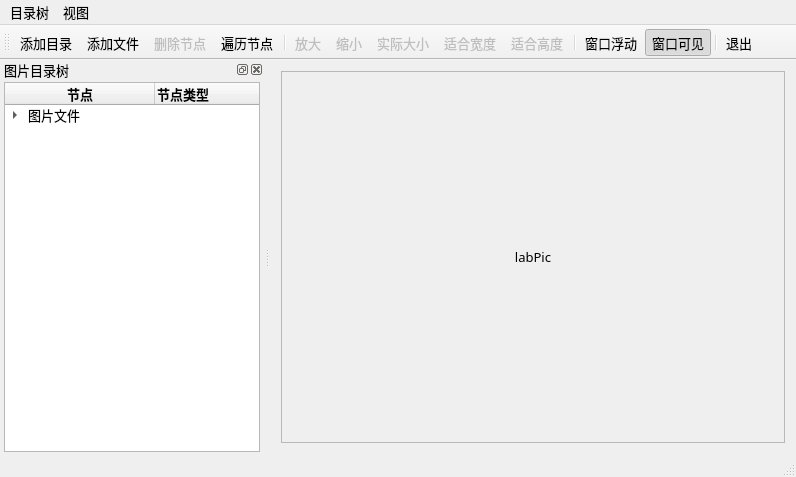
<?xml version="1.0" encoding="UTF-8"?>
<ui version="4.0">
 <class>MainWindow</class>
 <widget class="QMainWindow" name="MainWindow">
  <property name="geometry">
   <rect>
    <x>0</x>
    <y>0</y>
    <width>796</width>
    <height>477</height>
   </rect>
  </property>
  <property name="font">
   <font>
    <family>宋体</family>
    <pointsize>10</pointsize>
   </font>
  </property>
  <property name="windowTitle">
   <string>QTreeWidget的使用</string>
  </property>
  <widget class="QWidget" name="centralWidget">
   <layout class="QVBoxLayout" name="verticalLayout_3">
    <item>
     <widget class="QScrollArea" name="scrollArea">
      <property name="minimumSize">
       <size>
        <width>200</width>
        <height>0</height>
       </size>
      </property>
      <property name="sizeAdjustPolicy">
       <enum>QAbstractScrollArea::SizeAdjustPolicy::AdjustIgnored</enum>
      </property>
      <property name="widgetResizable">
       <bool>true</bool>
      </property>
      <property name="alignment">
       <set>Qt::AlignmentFlag::AlignCenter</set>
      </property>
      <widget class="QWidget" name="scrollAreaWidgetContents">
       <property name="geometry">
        <rect>
         <x>0</x>
         <y>0</y>
         <width>542</width>
         <height>374</height>
        </rect>
       </property>
       <layout class="QVBoxLayout" name="verticalLayout_2">
        <item>
         <widget class="QLabel" name="labPic">
          <property name="text">
           <string>labPic</string>
          </property>
          <property name="scaledContents">
           <bool>false</bool>
          </property>
          <property name="alignment">
           <set>Qt::AlignmentFlag::AlignCenter</set>
          </property>
         </widget>
        </item>
       </layout>
      </widget>
     </widget>
    </item>
   </layout>
  </widget>
  <widget class="QMenuBar" name="menuBar">
   <property name="geometry">
    <rect>
     <x>0</x>
     <y>0</y>
     <width>796</width>
     <height>17</height>
    </rect>
   </property>
   <widget class="QMenu" name="menuPic">
    <property name="title">
     <string>目录树</string>
    </property>
    <addaction name="actAddFolder"/>
    <addaction name="actAddFiles"/>
    <addaction name="actDeleteItem"/>
    <addaction name="actScanItems"/>
    <addaction name="separator"/>
    <addaction name="actQuit"/>
   </widget>
   <widget class="QMenu" name="menuView">
    <property name="title">
     <string>视图</string>
    </property>
    <addaction name="actZoomIn"/>
    <addaction name="actZoomOut"/>
    <addaction name="actZoomRealSize"/>
    <addaction name="actZoomFitW"/>
    <addaction name="actZoomFitH"/>
   </widget>
   <addaction name="menuPic"/>
   <addaction name="menuView"/>
  </widget>
  <widget class="QToolBar" name="mainToolBar">
   <property name="toolButtonStyle">
    <enum>Qt::ToolButtonStyle::ToolButtonTextUnderIcon</enum>
   </property>
   <attribute name="toolBarArea">
    <enum>TopToolBarArea</enum>
   </attribute>
   <attribute name="toolBarBreak">
    <bool>false</bool>
   </attribute>
   <addaction name="actAddFolder"/>
   <addaction name="actAddFiles"/>
   <addaction name="actDeleteItem"/>
   <addaction name="actScanItems"/>
   <addaction name="separator"/>
   <addaction name="actZoomIn"/>
   <addaction name="actZoomOut"/>
   <addaction name="actZoomRealSize"/>
   <addaction name="actZoomFitW"/>
   <addaction name="actZoomFitH"/>
   <addaction name="separator"/>
   <addaction name="actDockFloat"/>
   <addaction name="actDockVisible"/>
   <addaction name="separator"/>
   <addaction name="actQuit"/>
  </widget>
  <widget class="QStatusBar" name="statusBar"/>
  <widget class="QDockWidget" name="dockWidget">
   <property name="allowedAreas">
    <set>Qt::DockWidgetArea::LeftDockWidgetArea|Qt::DockWidgetArea::RightDockWidgetArea</set>
   </property>
   <property name="windowTitle">
    <string>图片目录树</string>
   </property>
   <attribute name="dockWidgetArea">
    <number>1</number>
   </attribute>
   <widget class="QWidget" name="dockWidgetContents">
    <layout class="QVBoxLayout" name="verticalLayout">
     <property name="leftMargin">
      <number>4</number>
     </property>
     <property name="topMargin">
      <number>2</number>
     </property>
     <property name="rightMargin">
      <number>4</number>
     </property>
     <property name="bottomMargin">
      <number>2</number>
     </property>
     <item>
      <widget class="QTreeWidget" name="treeFiles">
       <property name="columnCount">
        <number>2</number>
       </property>
       <attribute name="headerDefaultSectionSize">
        <number>150</number>
       </attribute>
       <column>
        <property name="text">
         <string>节点</string>
        </property>
        <property name="font">
         <font>
          <bold>true</bold>
         </font>
        </property>
        <property name="textAlignment">
         <set>AlignCenter</set>
        </property>
       </column>
       <column>
        <property name="text">
         <string>节点类型</string>
        </property>
        <property name="font">
         <font>
          <bold>true</bold>
         </font>
        </property>
        <property name="textAlignment">
         <set>AlignLeading|AlignVCenter</set>
        </property>
       </column>
       <item>
        <property name="text">
         <string>图片文件</string>
        </property>
        <property name="icon">
         <iconset resource="res.qrc">
          <normaloff>:/images/icons/15.ico</normaloff>:/images/icons/15.ico</iconset>
        </property>
        <item>
         <property name="text">
          <string>分组节点</string>
         </property>
         <property name="icon">
          <iconset resource="res.qrc">
           <normaloff>:/images/icons/open3.bmp</normaloff>:/images/icons/open3.bmp</iconset>
         </property>
         <item>
          <property name="text">
           <string>图片节点</string>
          </property>
          <property name="icon">
           <iconset resource="res.qrc">
            <normaloff>:/images/icons/31.ico</normaloff>:/images/icons/31.ico</iconset>
          </property>
         </item>
        </item>
        <item>
         <property name="text">
          <string>分组2</string>
         </property>
         <item>
          <property name="text">
           <string>图片2</string>
          </property>
          <property name="icon">
           <iconset resource="res.qrc">
            <normaloff>:/images/icons/31.ico</normaloff>:/images/icons/31.ico</iconset>
          </property>
         </item>
        </item>
       </item>
      </widget>
     </item>
    </layout>
   </widget>
  </widget>
  <action name="actAddFolder">
   <property name="icon">
    <iconset resource="res.qrc">
     <normaloff>:/images/icons/open3.bmp</normaloff>:/images/icons/open3.bmp</iconset>
   </property>
   <property name="text">
    <string>添加目录...</string>
   </property>
   <property name="toolTip">
    <string>添加目录</string>
   </property>
   <property name="statusTip">
    <string>选择目录，创建目录节点</string>
   </property>
   <property name="shortcut">
    <string>Ctrl+F</string>
   </property>
  </action>
  <action name="actAddFiles">
   <property name="icon">
    <iconset resource="res.qrc">
     <normaloff>:/images/icons/824.bmp</normaloff>:/images/icons/824.bmp</iconset>
   </property>
   <property name="text">
    <string>添加文件...</string>
   </property>
   <property name="toolTip">
    <string>添加文件</string>
   </property>
   <property name="statusTip">
    <string>选择多个文件，创建文件节点</string>
   </property>
   <property name="shortcut">
    <string>Ctrl+N</string>
   </property>
  </action>
  <action name="actZoomIn">
   <property name="enabled">
    <bool>false</bool>
   </property>
   <property name="icon">
    <iconset resource="res.qrc">
     <normaloff>:/images/icons/418.bmp</normaloff>:/images/icons/418.bmp</iconset>
   </property>
   <property name="text">
    <string>放大</string>
   </property>
   <property name="toolTip">
    <string>放大图片</string>
   </property>
   <property name="statusTip">
    <string>图片放大为原来的120%</string>
   </property>
   <property name="shortcut">
    <string>Ctrl+I</string>
   </property>
  </action>
  <action name="actZoomOut">
   <property name="enabled">
    <bool>false</bool>
   </property>
   <property name="icon">
    <iconset resource="res.qrc">
     <normaloff>:/images/icons/416.bmp</normaloff>:/images/icons/416.bmp</iconset>
   </property>
   <property name="text">
    <string>缩小</string>
   </property>
   <property name="toolTip">
    <string>缩小图片</string>
   </property>
   <property name="statusTip">
    <string>图片缩小为原来的80%</string>
   </property>
   <property name="shortcut">
    <string>Ctrl+O</string>
   </property>
  </action>
  <action name="actZoomRealSize">
   <property name="enabled">
    <bool>false</bool>
   </property>
   <property name="icon">
    <iconset resource="res.qrc">
     <normaloff>:/images/icons/414.bmp</normaloff>:/images/icons/414.bmp</iconset>
   </property>
   <property name="text">
    <string>实际大小</string>
   </property>
   <property name="toolTip">
    <string>图片实际大小显示</string>
   </property>
   <property name="statusTip">
    <string>图片以实际大小显示</string>
   </property>
  </action>
  <action name="actZoomFitW">
   <property name="enabled">
    <bool>false</bool>
   </property>
   <property name="icon">
    <iconset resource="res.qrc">
     <normaloff>:/images/icons/424.bmp</normaloff>:/images/icons/424.bmp</iconset>
   </property>
   <property name="text">
    <string>适合宽度</string>
   </property>
   <property name="toolTip">
    <string>适合宽度显示图片</string>
   </property>
   <property name="statusTip">
    <string>图片宽度适应显示区宽度</string>
   </property>
   <property name="shortcut">
    <string>Ctrl+W</string>
   </property>
  </action>
  <action name="actDeleteItem">
   <property name="enabled">
    <bool>false</bool>
   </property>
   <property name="icon">
    <iconset resource="res.qrc">
     <normaloff>:/images/icons/delete1.bmp</normaloff>:/images/icons/delete1.bmp</iconset>
   </property>
   <property name="text">
    <string>删除节点</string>
   </property>
   <property name="toolTip">
    <string>删除节点</string>
   </property>
   <property name="statusTip">
    <string>删除当前节点</string>
   </property>
  </action>
  <action name="actQuit">
   <property name="icon">
    <iconset resource="res.qrc">
     <normaloff>:/images/icons/exit.bmp</normaloff>:/images/icons/exit.bmp</iconset>
   </property>
   <property name="text">
    <string>退出</string>
   </property>
   <property name="toolTip">
    <string>退出本系统</string>
   </property>
   <property name="statusTip">
    <string>退出本系统</string>
   </property>
  </action>
  <action name="actZoomFitH">
   <property name="enabled">
    <bool>false</bool>
   </property>
   <property name="icon">
    <iconset resource="res.qrc">
     <normaloff>:/images/icons/426.bmp</normaloff>:/images/icons/426.bmp</iconset>
   </property>
   <property name="text">
    <string>适合高度</string>
   </property>
   <property name="toolTip">
    <string>适合高度显示图片</string>
   </property>
   <property name="statusTip">
    <string>图片高度适应显示区高度</string>
   </property>
   <property name="shortcut">
    <string>Ctrl+H</string>
   </property>
  </action>
  <action name="actScanItems">
   <property name="icon">
    <iconset resource="res.qrc">
     <normaloff>:/images/icons/fold.bmp</normaloff>:/images/icons/fold.bmp</iconset>
   </property>
   <property name="text">
    <string>遍历节点</string>
   </property>
   <property name="toolTip">
    <string>遍历节点</string>
   </property>
   <property name="statusTip">
    <string>遍历所有节点，节点标题前加*</string>
   </property>
  </action>
  <action name="actDockVisible">
   <property name="checkable">
    <bool>true</bool>
   </property>
   <property name="checked">
    <bool>true</bool>
   </property>
   <property name="icon">
    <iconset resource="res.qrc">
     <normaloff>:/images/icons/BEBULB_16.ICO</normaloff>:/images/icons/BEBULB_16.ICO</iconset>
   </property>
   <property name="text">
    <string>窗口可见</string>
   </property>
   <property name="toolTip">
    <string>停靠窗口可见</string>
   </property>
   <property name="statusTip">
    <string>显示或隐藏图片目录树</string>
   </property>
  </action>
  <action name="actDockFloat">
   <property name="checkable">
    <bool>true</bool>
   </property>
   <property name="checked">
    <bool>false</bool>
   </property>
   <property name="icon">
    <iconset resource="res.qrc">
     <normaloff>:/images/icons/814.bmp</normaloff>:/images/icons/814.bmp</iconset>
   </property>
   <property name="text">
    <string>窗口浮动</string>
   </property>
   <property name="toolTip">
    <string>停靠窗口浮动</string>
   </property>
   <property name="statusTip">
    <string>使图片目录树窗口浮动显示</string>
   </property>
  </action>
 </widget>
 <layoutdefault spacing="6" margin="11"/>
 <resources>
  <include location="res.qrc"/>
 </resources>
 <connections>
  <connection>
   <sender>actQuit</sender>
   <signal>triggered()</signal>
   <receiver>MainWindow</receiver>
   <slot>close()</slot>
   <hints>
    <hint type="sourcelabel">
     <x>-1</x>
     <y>-1</y>
    </hint>
    <hint type="destinationlabel">
     <x>522</x>
     <y>286</y>
    </hint>
   </hints>
  </connection>
  <connection>
   <sender>dockWidget</sender>
   <signal>visibilityChanged(bool)</signal>
   <receiver>actDockVisible</receiver>
   <slot>setChecked(bool)</slot>
   <hints>
    <hint type="sourcelabel">
     <x>118</x>
     <y>259</y>
    </hint>
    <hint type="destinationlabel">
     <x>-1</x>
     <y>-1</y>
    </hint>
   </hints>
  </connection>
  <connection>
   <sender>dockWidget</sender>
   <signal>topLevelChanged(bool)</signal>
   <receiver>actDockFloat</receiver>
   <slot>setChecked(bool)</slot>
   <hints>
    <hint type="sourcelabel">
     <x>118</x>
     <y>259</y>
    </hint>
    <hint type="destinationlabel">
     <x>-1</x>
     <y>-1</y>
    </hint>
   </hints>
  </connection>
 </connections>
</ui>
